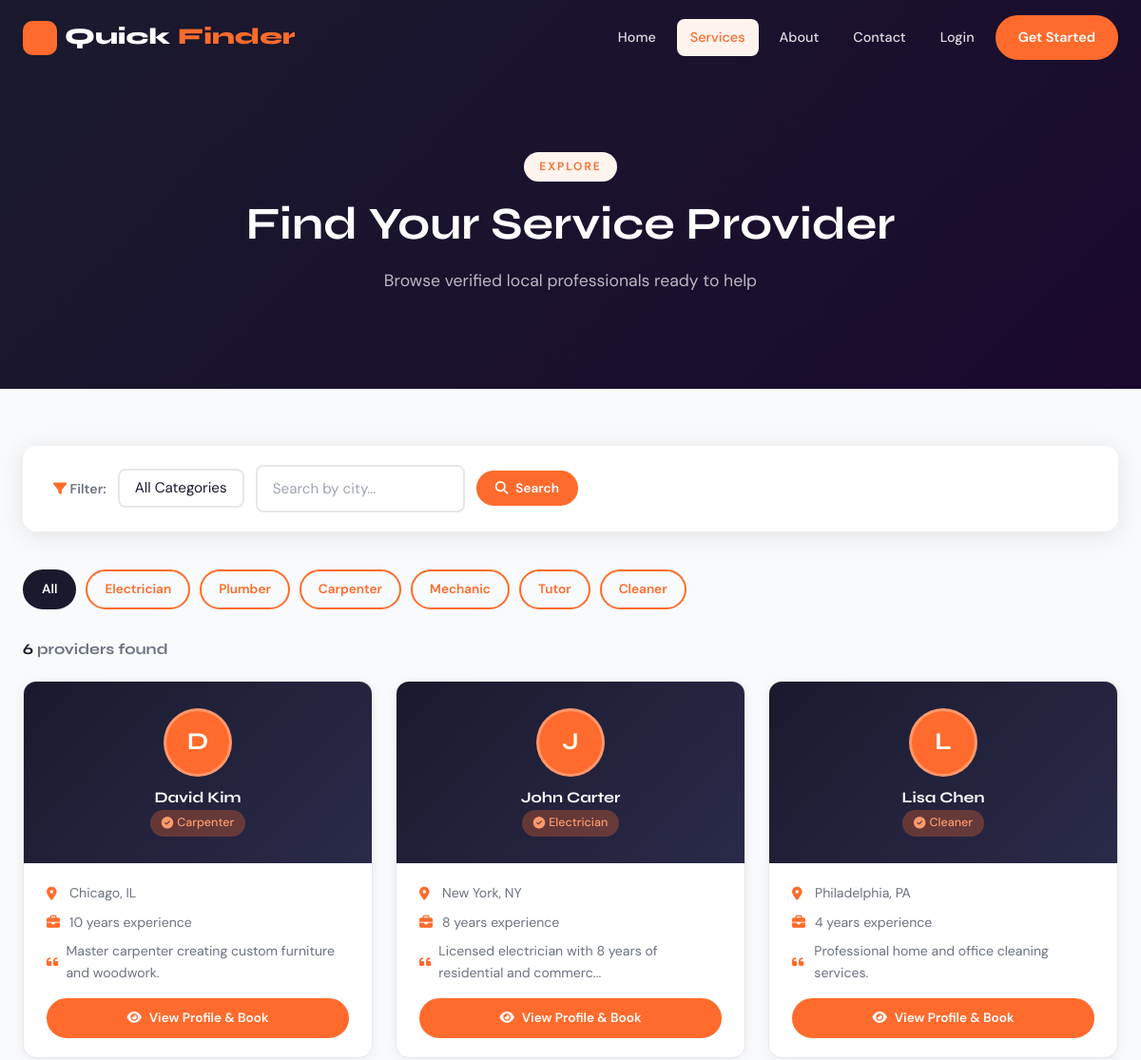
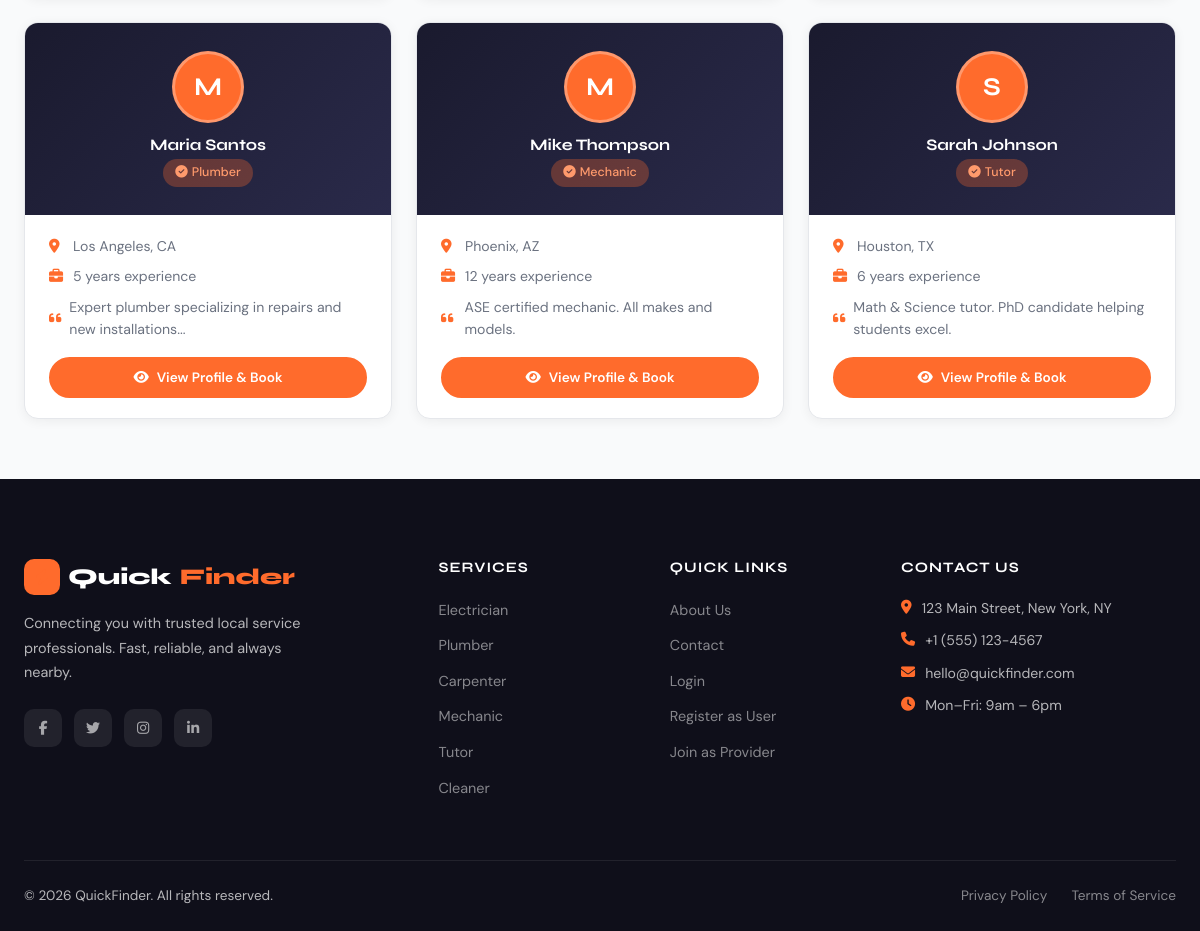
/services.php, run on the app's committed database (2 pictures, top to bottom).
### tables this page shows
CREATE TABLE IF NOT EXISTS service_providers (
    id INT AUTO_INCREMENT PRIMARY KEY,
    name VARCHAR(100) NOT NULL,
    email VARCHAR(150) UNIQUE NOT NULL,
    phone VARCHAR(20) NOT NULL,
    category VARCHAR(100) NOT NULL,
    experience INT DEFAULT 0,
    location VARCHAR(200) NOT NULL,
    bio TEXT,
    password VARCHAR(255) NOT NULL,
    status ENUM('pending','approved','rejected') DEFAULT 'pending',
    profile_image VARCHAR(255) DEFAULT NULL,
    created_at TIMESTAMP DEFAULT CURRENT_TIMESTAMP
);

### connect.php (called while the page is built, shortened)
<?php
function sanitize($conn, $data) {
    return mysqli_real_escape_string($conn, trim(htmlspecialchars($data)));
}
?>

### services.php (the view, shortened to what this page needs)
<?php
require_once 'connect.php';
require_once 'header.php';
$cat = sanitize($conn, $_GET['cat'] ?? '');
$loc = sanitize($conn, $_GET['loc'] ?? '');
$where = "WHERE status='approved'";
$providers = mysqli_query($conn, "SELECT * FROM service_providers $where ORDER BY name ASC");
$count = mysqli_num_rows($providers);
$categories = ['Electrician','Plumber','Carpenter','Mechanic','Tutor','Cleaner'];
?>
<div class="services-hero">
    <div class="container text-center">
        <div class="section-label">Explore</div>
        <h1>Find Your Service Provider</h1>
        <p>Browse verified local professionals ready to help</p>
    </div>
</div>
<section class="section-pad-sm" style="background:var(--bg-alt);">
    <div class="container">
        <form id="filterForm" method="GET" class="filter-bar">
            <label><i class="fas fa-filter" style="color:var(--primary)"></i> Filter:</label>
            <select name="cat" class="form-control" style="width:auto;padding:10px 16px;">
                <option value="">All Categories</option>
            </select>
            <input type="text" name="loc" class="form-control" style="width:220px;" placeholder="Search by city..." value="<?= htmlspecialchars($loc) ?>">
            <button type="submit" class="btn btn-primary btn-sm"><i class="fas fa-search"></i> Search</button>
        </form>
        <div style="display:flex;gap:10px;flex-wrap:wrap;margin-bottom:32px;">
            <a href="services.php" class="btn btn-sm <?= !$cat ? 'btn-secondary' : 'btn-outline' ?>">All</a>
            <?php foreach ($categories as $c): ?>
            <a href="services.php?cat=<?= $c ?>" class="btn btn-sm <?= $cat===$c ? 'btn-primary' : 'btn-outline' ?>"><?= $c ?></a>
            <?php endforeach; ?>
        </div>
        <div style="display:flex;justify-content:space-between;align-items:center;margin-bottom:24px;flex-wrap:wrap;gap:12px;">
            <h3 style="font-size:1rem;color:var(--text-muted);">
                <strong style="color:var(--accent)"><?= $count ?></strong> provider<?= $count!=1?'s':'' ?> found
            </h3>
        </div>
        <?php if ($count === 0): ?>
        <div class="empty-state">
            <i class="fas fa-search-minus"></i>
            <h3>No providers found</h3>
            <p>Try adjusting your filters or search for a different location.</p>
            <a href="services.php" class="btn btn-primary" style="margin-top:16px;">View All Providers</a>
        </div>
        <?php else: ?>
        <div class="providers-grid">
            <?php while ($p = mysqli_fetch_assoc($providers)): ?>
            <div class="provider-card">
                <div class="provider-card-header">
                    <div class="provider-avatar"><?= strtoupper(substr($p['name'],0,1)) ?></div>
                    <h3><?= htmlspecialchars($p['name']) ?></h3>
                    <span class="provider-badge"><i class="fas fa-check-circle"></i> <?= htmlspecialchars($p['category']) ?></span>
                </div>
                <div class="provider-card-body">
                    <div class="provider-meta">
                        <span><i class="fas fa-map-marker-alt"></i><?= htmlspecialchars($p['location']) ?></span>
                        <span><i class="fas fa-briefcase"></i><?= $p['experience'] ?> years experience</span>
                        <?php if ($p['bio']): ?>
                        <span><i class="fas fa-quote-left"></i><?= htmlspecialchars(substr($p['bio'],0,60)) . (strlen($p['bio'])>60?'...':'') ?></span>
                        <?php endif; ?>
                    </div>
                    <a href="provider_profile.php?id=<?= $p['id'] ?>" class="btn btn-primary btn-sm w-100 justify-center">
                        <i class="fas fa-eye"></i> View Profile & Book
                    </a>
                </div>
            </div>
            <?php endwhile; ?>
        </div>
        <?php endif; ?>
    </div>
</section>
<?php require_once 'footer.php'; ?>

### header.php (shortened to what this page needs)
<?php
$current_page = basename($_SERVER['PHP_SELF']);
?>
<!DOCTYPE html>
<html lang="en">
<head>
    <link rel="stylesheet" href="https://cdnjs.cloudflare.com/ajax/libs/font-awesome/6.5.0/css/all.min.css">
    <link rel="stylesheet" href="css/style.css">
</head>
<body>
<nav class="navbar" id="navbar">
    <div class="nav-container">
        <a href="index.php" class="nav-logo">
            <span class="logo-icon"><i class="fas fa-bolt"></i></span>
            Quick<span>Finder</span>
        </a>
        <div class="nav-menu" id="navMenu">
            <a href="index.php" class="nav-link <?= $current_page=='index.php'?'active':'' ?>">Home</a>
            <a href="services.php" class="nav-link <?= $current_page=='services.php'?'active':'' ?>">Services</a>
            <a href="about.php" class="nav-link <?= $current_page=='about.php'?'active':'' ?>">About</a>
            <a href="contact.php" class="nav-link <?= $current_page=='contact.php'?'active':'' ?>">Contact</a>
            <?php if (isset($_SESSION['user_id'])): ?>
                <a href="user_dashboard.php" class="nav-link">Dashboard</a>
                <a href="logout.php" class="nav-btn btn-outline">Logout</a>
            <?php elseif (isset($_SESSION['provider_id'])): ?>
                <a href="provider_dashboard.php" class="nav-link">Dashboard</a>
                <a href="logout.php" class="nav-btn btn-outline">Logout</a>
            <?php elseif (isset($_SESSION['admin_id'])): ?>
                <a href="admin_dashboard.php" class="nav-link">Admin Panel</a>
                <a href="logout.php" class="nav-btn btn-outline">Logout</a>
            <?php else: ?>
                <a href="login.php" class="nav-link <?= $current_page=='login.php'?'active':'' ?>">Login</a>
                <a href="register_user.php" class="nav-btn btn-primary">Get Started</a>
            <?php endif; ?>
        </div>
    </div>
</nav>

### footer.php (shortened to what this page needs)
<footer class="footer">
    <div class="footer-container">
        <div class="footer-grid">
            <div class="footer-brand">
                <a href="index.php" class="footer-logo">
                    <span class="logo-icon"><i class="fas fa-bolt"></i></span>
                    Quick<span>Finder</span>
                </a>
                <p>Connecting you with trusted local service professionals. Fast, reliable, and always nearby.</p>
                <div class="social-links">
                    <a href="#" aria-label="Facebook"><i class="fab fa-facebook-f"></i></a>
                    <a href="#" aria-label="Twitter"><i class="fab fa-twitter"></i></a>
                    <a href="#" aria-label="Instagram"><i class="fab fa-instagram"></i></a>
                    <a href="#" aria-label="LinkedIn"><i class="fab fa-linkedin-in"></i></a>
                </div>
            </div>
            <div class="footer-col">
                <h4>Services</h4>
                <ul>
                    <li><a href="services.php?cat=Electrician">Electrician</a></li>
                    <li><a href="services.php?cat=Plumber">Plumber</a></li>
                    <li><a href="services.php?cat=Carpenter">Carpenter</a></li>
                    <li><a href="services.php?cat=Mechanic">Mechanic</a></li>
                    <li><a href="services.php?cat=Tutor">Tutor</a></li>
                    <li><a href="services.php?cat=Cleaner">Cleaner</a></li>
                </ul>
            </div>
            <div class="footer-col">
                <h4>Quick Links</h4>
                <ul>
                    <li><a href="about.php">About Us</a></li>
                    <li><a href="contact.php">Contact</a></li>
                    <li><a href="login.php">Login</a></li>
                    <li><a href="register_user.php">Register as User</a></li>
                    <li><a href="register_provider.php">Join as Provider</a></li>
                </ul>
            </div>
            <div class="footer-col">
                <h4>Contact Us</h4>
                <ul class="contact-info">
                    <li><i class="fas fa-map-marker-alt"></i> 123 Main Street, New York, NY</li>
                    <li><i class="fas fa-phone"></i> +1 (555) 123-4567</li>
                    <li><i class="fas fa-envelope"></i> hello@quickfinder.com</li>
                    <li><i class="fas fa-clock"></i> Mon–Fri: 9am – 6pm</li>
                </ul>
            </div>
        </div>
        <div class="footer-bottom">
            <p>&copy; <?= date('Y') ?> QuickFinder. All rights reserved.</p>
            <div class="footer-bottom-links">
                <a href="#">Privacy Policy</a>
                <a href="#">Terms of Service</a>
            </div>
        </div>
    </div>
</footer>
</body>
</html>

### data on the page
service_providers: name "D", name "David Kim", category "Carpenter", location "Chicago, IL", experience "10", bio "Master carpenter creating custom furniture and woodwork."
service_providers: name "J", name "John Carter", category "Electrician", location "New York, NY", experience "8", bio "Licensed electrician with 8 years of residential and commerc"
service_providers: name "L", name "Lisa Chen", category "Cleaner", location "Philadelphia, PA", experience "4", bio "Professional home and office cleaning services."
service_providers: name "M", name "Maria Santos", category "Plumber", location "Los Angeles, CA", experience "5", bio "Expert plumber specializing in repairs and new installations"
service_providers: name "M", name "Mike Thompson", category "Mechanic", location "Phoenix, AZ", experience "12", bio "ASE certified mechanic. All makes and models."
service_providers: name "S", name "Sarah Johnson", category "Tutor", location "Houston, TX", experience "6", bio "Math & Science tutor. PhD candidate helping students excel."

### other printed values
$c "Electrician"
$c "Plumber"
$c "Carpenter"
$c "Mechanic"
$c "Tutor"
$c "Cleaner"
$count "6"
